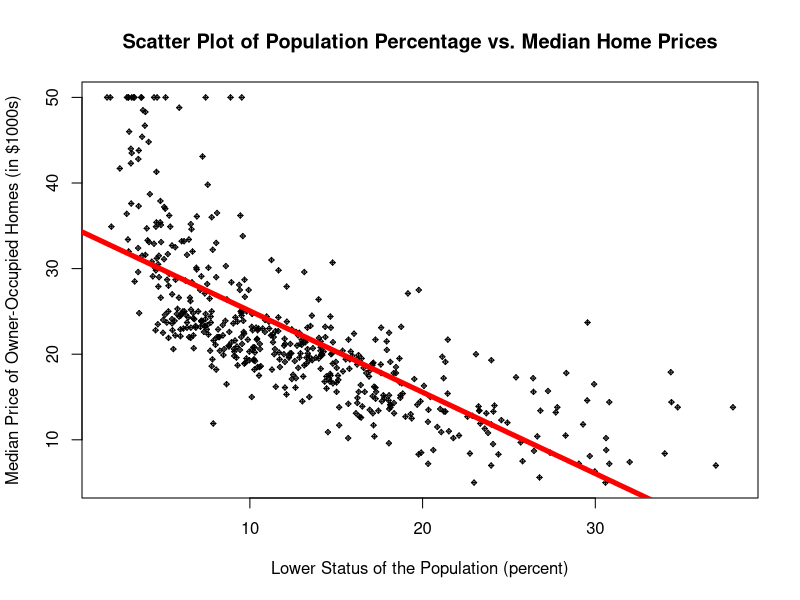
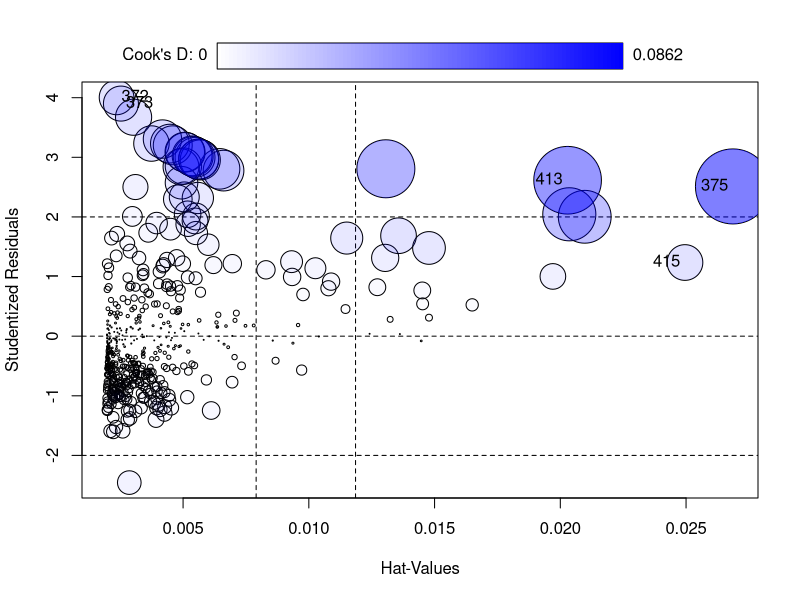
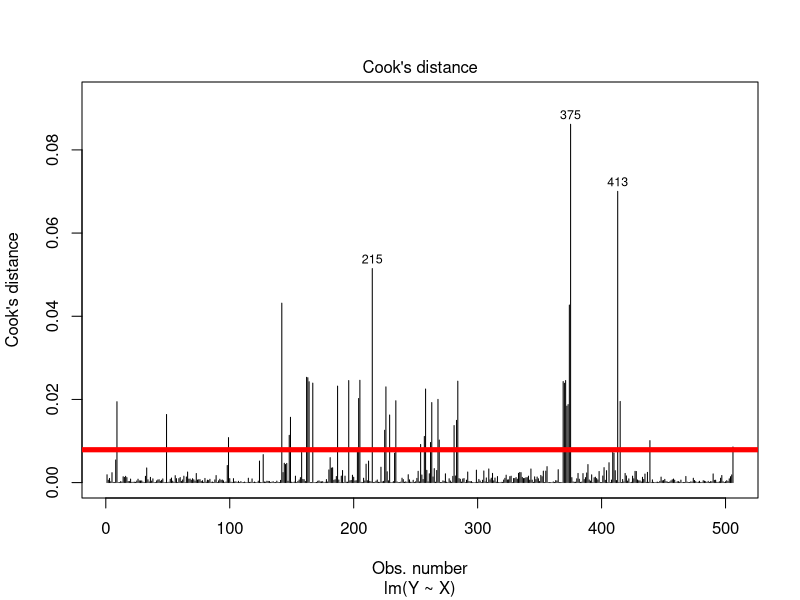

Write R code to recreate these figures, in order.
# Getting the Boston Data set

# install.packages("MASS")
library(MASS)
data(Boston)

PCH = 9
CEX = 0.5
COL = "black"

X = Boston$lstat
Y = Boston$medv

# Scattorplot of X v. Y
plot(x=X,
     y=Y, 
     pch=PCH,
     cex=CEX,
     xlab="Lower Status of the Population (percent)",
     ylab="Median Price of Owner-Occupied Homes (in $1000s)",
     main="Scatter Plot of Population Percentage vs. Median Home Prices",)

# Regress medv (Y) on lstat (X) and report the fitted model.
fit = lm(Y ~ X)
summary(fit)
abline(fit, col="RED", lwd=5)

# Identify high leverage points, if any.
h_values = hatvalues(fit)
high_levarage_points = which(h_values > 2 * mean(h_values))
high_levarage_points = unname(high_levarage_points)
high_levarage_count = length(high_levarage_points)
high_levarage_points

# Identify outliers, if any.
outliers = which(rstudent(fit) > 2 | rstudent(fit) < -2)
outliers = unname(outliers)
outlier_count = length(outliers)
outliers

# Identify influential points, if any. Use Cook’s distance and influence plots.
cook = cooks.distance(fit)
influential_points = which(cook > 4 / length(Y))
influential_points = unname(influential_points)
influential_count = length(influential_points)
library(car)
influencePlot(fit)
influential_points

plot(fit, pch=19, which=4)
abline(h=4/length(Y), col="red", lwd=5)
